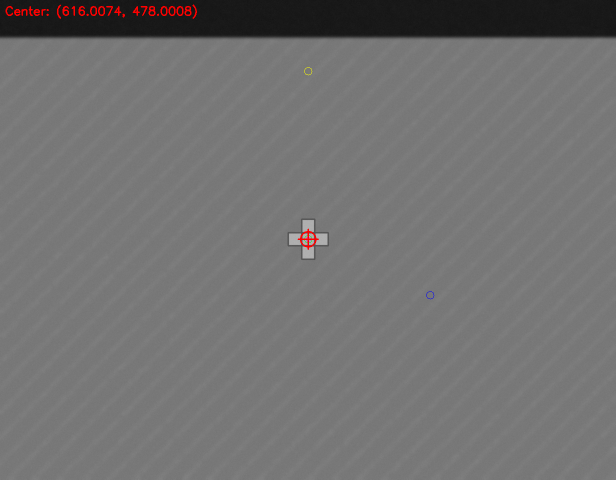
#> input picture cross_center_test_cross.png, 1232 x 959 px (shown at 1/2 size); its folder holds only this picture in this run
$ python find_cross_center.py cross_center_test_cross.png
#> lines starting #> are read from the running program, lines starting #| are printed output that depends on the picture; after the words box and inside, x2 and y2 are one past the last pixel; in counts of white or black regions, pixels touching at a corner belong together
"""
Cross template center detection with subpixel accuracy.

This script finds the center of a cross/plus shaped fiducial marker
in an image using multiple methods for robust subpixel localization.

Usage:
    python3 find_cross_center.py image.png
    python3 find_cross_center.py --test  # Run with synthetic test image
"""

from __future__ import annotations

import argparse
import os
import sys
from typing import Optional, Tuple, List
import numpy as np
import cv2
from scipy import ndimage


def load_image(image_path: str) -> Tuple[np.ndarray, np.ndarray]:
    """Load image and return BGR and grayscale versions."""
    if not os.path.exists(image_path):
        raise FileNotFoundError(f"Image not found: {image_path}")

    bgr = cv2.imread(image_path, cv2.IMREAD_COLOR)
    if bgr is None:
        raise ValueError(f"Could not read image: {image_path}")

    gray = cv2.cvtColor(bgr, cv2.COLOR_BGR2GRAY)
    return bgr, gray


def preprocess_image(gray: np.ndarray, blur_sigma: float = 1.5) -> np.ndarray:
    """Preprocess image with Gaussian blur."""
    if blur_sigma > 0:
        k = int(round(blur_sigma * 6 + 1)) | 1
        gray_smooth = cv2.GaussianBlur(gray, (k, k), blur_sigma)
    else:
        gray_smooth = gray.copy()
    return gray_smooth


def create_cross_template(size: int, arm_width_ratio: float = 0.35,
                          border_width: int = 2, filled: bool = False) -> np.ndarray:
    """Create a synthetic cross/plus template."""
    template = np.zeros((size, size), dtype=np.uint8)
    arm_width = int(size * arm_width_ratio)
    center = size // 2
    half_arm = arm_width // 2

    if filled:
        # Filled cross
        template[:, center - half_arm:center + half_arm + 1] = 255
        template[center - half_arm:center + half_arm + 1, :] = 255
    else:
        # Outline cross
        cv2.rectangle(template,
                     (center - half_arm, 0),
                     (center + half_arm, size - 1),
                     255, border_width)
        cv2.rectangle(template,
                     (0, center - half_arm),
                     (size - 1, center + half_arm),
                     255, border_width)

    return template


def detect_cross_by_template_matching(gray: np.ndarray,
                                       cross_sizes: List[int] = None,
                                       arm_ratios: List[float] = None) -> Optional[Tuple[float, float, float, np.ndarray]]:
    """
    Detect cross using normalized cross-correlation template matching.
    Returns (x, y, best_score, correlation_map) or None if not found.
    """
    if cross_sizes is None:
        cross_sizes = [30, 40, 50, 60, 70, 80, 90, 100, 110, 120, 140]
    if arm_ratios is None:
        arm_ratios = [0.25, 0.30, 0.35, 0.40, 0.45]

    best_result = None
    best_score = -1
    best_corr_map = None
    best_template_size = 0

    for size in cross_sizes:
        for arm_ratio in arm_ratios:
            for filled in [True, False]:
                for border_w in [1, 2, 3]:
                    template = create_cross_template(size, arm_ratio, border_width=border_w, filled=filled)

                    if template.shape[0] > gray.shape[0] or template.shape[1] > gray.shape[1]:
                        continue

                    for templ in [template, 255 - template]:
                        result = cv2.matchTemplate(gray, templ, cv2.TM_CCOEFF_NORMED)
                        _, max_val, _, max_loc = cv2.minMaxLoc(result)

                        if max_val > best_score:
                            best_score = max_val
                            cx = max_loc[0] + template.shape[1] / 2.0
                            cy = max_loc[1] + template.shape[0] / 2.0
                            best_result = (cx, cy, max_val)
                            best_corr_map = result.copy()
                            best_template_size = size

    if best_result is None:
        return None

    return best_result[0], best_result[1], best_result[2], best_corr_map


def detect_cross_by_contour(gray: np.ndarray,
                            min_area: int = 200,
                            max_area_ratio: float = 0.3) -> Optional[Tuple[float, float]]:
    """Detect cross using contour analysis."""
    h, w = gray.shape
    max_area = h * w * max_area_ratio

    methods = []
    binary_adapt = cv2.adaptiveThreshold(gray, 255, cv2.ADAPTIVE_THRESH_GAUSSIAN_C,
                                         cv2.THRESH_BINARY, 51, 5)
    methods.extend([binary_adapt, 255 - binary_adapt])

    _, binary_otsu = cv2.threshold(gray, 0, 255, cv2.THRESH_BINARY + cv2.THRESH_OTSU)
    methods.extend([binary_otsu, 255 - binary_otsu])

    for thresh_val in [80, 100, 120, 140, 160, 180]:
        _, binary_fixed = cv2.threshold(gray, thresh_val, 255, cv2.THRESH_BINARY)
        methods.extend([binary_fixed, 255 - binary_fixed])

    best_cross = None
    best_score = 0

    for bin_img in methods:
        contours, _ = cv2.findContours(bin_img, cv2.RETR_EXTERNAL, cv2.CHAIN_APPROX_SIMPLE)

        for contour in contours:
            area = cv2.contourArea(contour)
            if area < min_area or area > max_area:
                continue

            hull = cv2.convexHull(contour, returnPoints=False)
            if hull is None or len(hull) < 4 or len(contour) < 5:
                continue

            try:
                defects = cv2.convexityDefects(contour, hull)
                if defects is None:
                    continue

                significant_defects = sum(1 for i in range(defects.shape[0]) if defects[i, 0, 3] > 1000)
                hull_area = cv2.contourArea(cv2.convexHull(contour))
                solidity = area / hull_area if hull_area > 0 else 0
                cross_score = significant_defects * (1.0 - abs(solidity - 0.6))

                if cross_score > best_score and significant_defects >= 4:
                    M = cv2.moments(contour)
                    if M["m00"] > 0:
                        best_cross = (M["m10"] / M["m00"], M["m01"] / M["m00"])
                        best_score = cross_score
            except cv2.error:
                continue

    return best_cross


def detect_cross_by_edge_intersection(gray: np.ndarray) -> Optional[Tuple[float, float]]:
    """Detect cross center by finding edge intersections using Hough lines."""
    edges = cv2.Canny(gray, 30, 100)
    kernel = np.ones((3, 3), np.uint8)
    edges_dilated = cv2.dilate(edges, kernel, iterations=1)

    lines = cv2.HoughLinesP(edges_dilated, 1, np.pi/180, threshold=50,
                            minLineLength=30, maxLineGap=10)

    if lines is None or len(lines) < 2:
        return None

    h_lines, v_lines = [], []

    for line in lines:
        x1, y1, x2, y2 = line[0]
        angle = np.arctan2(y2 - y1, x2 - x1) * 180 / np.pi
        length = np.sqrt((x2 - x1)**2 + (y2 - y1)**2)

        if abs(angle) < 20 or abs(angle) > 160:
            h_lines.append((x1, y1, x2, y2, length))
        elif 70 < abs(angle) < 110:
            v_lines.append((x1, y1, x2, y2, length))

    if not h_lines or not v_lines:
        return None

    h_weights = np.array([l[4] for l in h_lines])
    v_weights = np.array([l[4] for l in v_lines])
    h_weights = h_weights / h_weights.sum()
    v_weights = v_weights / v_weights.sum()

    h_y = sum(((y1 + y2) / 2) * w for (x1, y1, x2, y2, _), w in zip(h_lines, h_weights))
    v_x = sum(((x1 + x2) / 2) * w for (x1, y1, x2, y2, _), w in zip(v_lines, v_weights))

    return (v_x, h_y)


def refine_by_symmetry(gray: np.ndarray, cx: float, cy: float,
                       window_size: int = 51, search_range: float = 5.0,
                       step: float = 0.1) -> Tuple[float, float]:
    """Refine center by finding point of maximum rotational symmetry."""
    h, w = gray.shape
    half_win = window_size // 2
    gray_f = gray.astype(np.float64)

    best_x, best_y = cx, cy
    best_symmetry = -float('inf')

    for dx in np.arange(-search_range, search_range + step, step):
        for dy in np.arange(-search_range, search_range + step, step):
            test_x, test_y = cx + dx, cy + dy
            x_start = int(test_x - half_win)
            y_start = int(test_y - half_win)
            x_end = x_start + 2 * half_win + 1
            y_end = y_start + 2 * half_win + 1

            if x_start < 0 or y_start < 0 or x_end > w or y_end > h:
                continue

            roi = gray_f[y_start:y_end, x_start:x_end]
            roi_rot = np.rot90(roi, 2)
            symmetry = -np.sum((roi - roi_rot) ** 2)

            if symmetry > best_symmetry:
                best_symmetry = symmetry
                best_x, best_y = test_x, test_y

    return best_x, best_y


def refine_subpixel_quadratic(corr_map: np.ndarray, peak_x: int, peak_y: int) -> Tuple[float, float]:
    """Refine peak location using 2D quadratic (parabolic) fitting."""
    h, w = corr_map.shape

    if not (1 <= peak_x < w - 1 and 1 <= peak_y < h - 1):
        return float(peak_x), float(peak_y)

    patch = corr_map[peak_y - 1:peak_y + 2, peak_x - 1:peak_x + 2].astype(np.float64)

    denom_x = 2 * patch[1, 1] - patch[1, 0] - patch[1, 2]
    dx = 0.5 * (patch[1, 0] - patch[1, 2]) / denom_x if abs(denom_x) > 1e-10 else 0.0

    denom_y = 2 * patch[1, 1] - patch[0, 1] - patch[2, 1]
    dy = 0.5 * (patch[0, 1] - patch[2, 1]) / denom_y if abs(denom_y) > 1e-10 else 0.0

    return peak_x + np.clip(dx, -0.5, 0.5), peak_y + np.clip(dy, -0.5, 0.5)


def refine_center_by_gradient(gray: np.ndarray, cx: float, cy: float,
                               window_size: int = 31) -> Tuple[float, float]:
    """Refine center using gradient-based centroid method."""
    h, w = gray.shape
    half_win = window_size // 2

    x_start = max(0, int(cx) - half_win)
    x_end = min(w, int(cx) + half_win + 1)
    y_start = max(0, int(cy) - half_win)
    y_end = min(h, int(cy) + half_win + 1)

    roi = gray[y_start:y_end, x_start:x_end].astype(np.float64)
    gy, gx = np.gradient(roi)
    mag = np.sqrt(gx**2 + gy**2)

    yy, xx = np.mgrid[0:roi.shape[0], 0:roi.shape[1]]
    total_weight = np.sum(mag) + 1e-10

    return x_start + np.sum(xx * mag) / total_weight, y_start + np.sum(yy * mag) / total_weight


def detect_cross_center(image_path: str, visualize: bool = True,
                        output_path: Optional[str] = None) -> Tuple[float, float]:
    """
    Main function to detect cross center with subpixel accuracy.

    Uses multiple detection and refinement methods:
    1. Template matching with synthetic crosses
    2. Contour analysis
    3. Edge-based line detection
    4. Subpixel refinement using symmetry and quadratic fitting
    """
    bgr, gray = load_image(image_path)
    gray_smooth = preprocess_image(gray, blur_sigma=1.0)

    print(f"Image size: {gray.shape[1]} x {gray.shape[0]} pixels")
    print("=" * 60)

    results = []
    corr_map = None

    # Method 1: Template matching
    print("\n[Method 1] Template matching...")
    template_result = detect_cross_by_template_matching(gray_smooth)
    if template_result is not None:
        cx, cy, score, corr_map = template_result
        print(f"  Detection: ({cx:.2f}, {cy:.2f}), correlation: {score:.4f}")
        results.append((cx, cy, score, "template"))
    else:
        print("  No cross found")

    # Method 2: Contour-based
    print("\n[Method 2] Contour analysis...")
    contour_result = detect_cross_by_contour(gray_smooth)
    if contour_result is not None:
        cx, cy = contour_result
        print(f"  Detection: ({cx:.2f}, {cy:.2f})")
        results.append((cx, cy, 0.5, "contour"))
    else:
        print("  No cross found")

    # Method 3: Edge intersection
    print("\n[Method 3] Edge intersection...")
    edge_result = detect_cross_by_edge_intersection(gray_smooth)
    if edge_result is not None:
        cx, cy = edge_result
        print(f"  Detection: ({cx:.2f}, {cy:.2f})")
        results.append((cx, cy, 0.3, "edge"))
    else:
        print("  No cross found")

    if not results:
        raise ValueError("Could not detect cross in the image")

    results.sort(key=lambda x: x[2], reverse=True)
    best_cx, best_cy, best_score, best_method = results[0]
    print(f"\nBest initial: ({best_cx:.2f}, {best_cy:.2f}) via {best_method}")

    # Subpixel refinement
    print("\n" + "=" * 60)
    print("SUBPIXEL REFINEMENT")
    print("=" * 60)

    refinements = []

    if corr_map is not None:
        _, _, _, max_loc = cv2.minMaxLoc(corr_map)
        template_size = gray.shape[0] - corr_map.shape[0] + 1
        ref_x, ref_y = refine_subpixel_quadratic(corr_map, max_loc[0], max_loc[1])
        ref_x += template_size / 2.0
        ref_y += template_size / 2.0
        print(f"\n[A] Quadratic fit: ({ref_x:.6f}, {ref_y:.6f})")
        refinements.append((ref_x, ref_y, "quadratic"))

    ref_x_sym, ref_y_sym = refine_by_symmetry(gray_smooth, best_cx, best_cy,
                                               window_size=61, search_range=3.0, step=0.05)
    print(f"[B] Symmetry: ({ref_x_sym:.6f}, {ref_y_sym:.6f})")
    refinements.append((ref_x_sym, ref_y_sym, "symmetry"))

    ref_x_grad, ref_y_grad = refine_center_by_gradient(gray_smooth, best_cx, best_cy, window_size=41)
    print(f"[C] Gradient: ({ref_x_grad:.6f}, {ref_y_grad:.6f})")
    refinements.append((ref_x_grad, ref_y_grad, "gradient"))

    # Weighted combination
    weights = {"quadratic": 2.0, "symmetry": 1.5, "gradient": 1.0}
    total_weight = sum(weights[m] for _, _, m in refinements)
    final_x = sum(x * weights[m] for x, _, m in refinements) / total_weight
    final_y = sum(y * weights[m] for _, y, m in refinements) / total_weight

    print("\n" + "=" * 60)
    print(f"FINAL CENTER (SUBPIXEL): ({final_x:.6f}, {final_y:.6f})")
    print("=" * 60)

    if visualize:
        vis = bgr.copy()
        colors = {"template": (0, 255, 0), "contour": (255, 0, 0), "edge": (0, 255, 255)}

        for cx, cy, _, method in results:
            cv2.circle(vis, (int(round(cx)), int(round(cy))), 8, colors.get(method, (128, 128, 128)), 1)

        for rx, ry, _ in refinements:
            cv2.circle(vis, (int(round(rx)), int(round(ry))), 5, (255, 0, 255), 1)

        final_ix, final_iy = int(round(final_x)), int(round(final_y))
        cv2.drawMarker(vis, (final_ix, final_iy), (0, 0, 255), cv2.MARKER_CROSS, 40, 2)
        cv2.circle(vis, (final_ix, final_iy), 15, (0, 0, 255), 2)

        cv2.putText(vis, f"Center: ({final_x:.4f}, {final_y:.4f})",
                    (10, 30), cv2.FONT_HERSHEY_SIMPLEX, 0.8, (0, 0, 255), 2)

        if output_path is None:
            stem = os.path.splitext(os.path.basename(image_path))[0]
            output_path = f"cross_center_{stem}.png"

        cv2.imwrite(output_path, vis)
        print(f"\nVisualization saved to: {output_path}")

    return final_x, final_y


# [42 lines left out: function create_test_image, not called in this run]


def main():
    parser = argparse.ArgumentParser(description="Detect cross template center with subpixel accuracy")
    parser.add_argument("image", nargs="?", default=None, help="Path to input image")
    parser.add_argument("--output", "-o", default=None, help="Output visualization path")
    parser.add_argument("--no-visualize", action="store_true", help="Disable visualization")
    parser.add_argument("--test", action="store_true", help="Run test with synthetic image")

    args = parser.parse_args()

    try:
        if args.test or args.image is None:
            print("Running test with synthetic cross image...\n")
            test_path, true_cx, true_cy = create_test_image()

            print()
            detected_cx, detected_cy = detect_cross_center(
                test_path, visualize=not args.no_visualize, output_path=args.output)

            error_x = detected_cx - true_cx
            error_y = detected_cy - true_cy
            error_dist = np.sqrt(error_x**2 + error_y**2)

            print(f"\n{'='*60}")
            print("TEST RESULTS")
            print(f"{'='*60}")
            print(f"True center:     ({true_cx:.4f}, {true_cy:.4f})")
            print(f"Detected:        ({detected_cx:.4f}, {detected_cy:.4f})")
            print(f"Error:           ({error_x:.4f}, {error_y:.4f})")
            print(f"Distance error:  {error_dist:.4f} pixels")
            print(f"{'='*60}")
        else:
            detect_cross_center(args.image, visualize=not args.no_visualize, output_path=args.output)
#> in load_image, bgr is the input picture: shape (959, 1232, 3); mean B, G, R 113.1, 113.1, 113.7
#| Image size: 1232 x 959 pixels
#> after the loop in detect_cross_by_template_matching, `for size in cross_sizes:`:
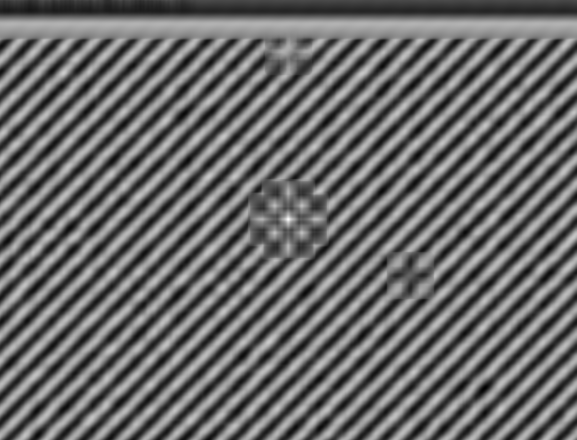
#> best_corr_map: shape (880, 1153) float32 (shown at 1/2 size); min -0.421, max 0.59, mean 0.00244; drawn with min black and max white
#> after the loop in detect_cross_by_template_matching, `for size in cross_sizes:`:
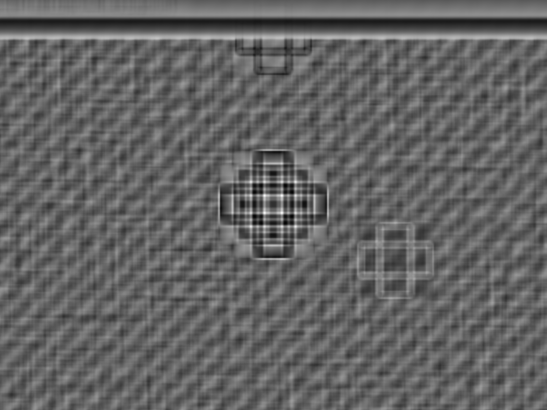
#> result: shape (820, 1093) float32 (shown at 1/2 size); min -0.126, max 0.196, mean 0.000315; drawn with min black and max white
#> after the loop in detect_cross_by_template_matching, `for size in cross_sizes:`: best_result = (616, 478, 0.59); best_score = 0.59; best_template_size = 80; cx = 616; cy = 478
#> in detect_cross_center, `cx, cy, score, corr_map = template_result`: cx = 616; cy = 478; score = 0.59
#|   Detection: (616.00, 478.00), correlation: 0.5900
#> in detect_cross_by_contour, `binary_adapt = cv2.adaptiveThreshold(gray, 255, cv2.ADAPTIVE_THRESH_GA..`:
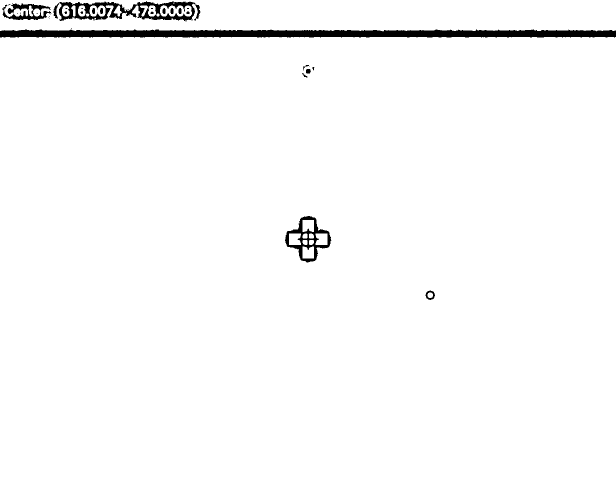
#> binary_adapt: shape (959, 1232) (shown at 1/2 size); 97.8% white; 37 black regions (20 under 20 px), largest, box (x1, y1, x2, y2) and area: (0, 59, 1232, 75) 16623, (118, 2, 400, 42) 4823, (570, 432, 663, 525) 2573
#> in detect_cross_by_contour, `_, binary_otsu = cv2.threshold(gray, 0, 255, cv2.THRESH_BINARY + cv2.T..`:
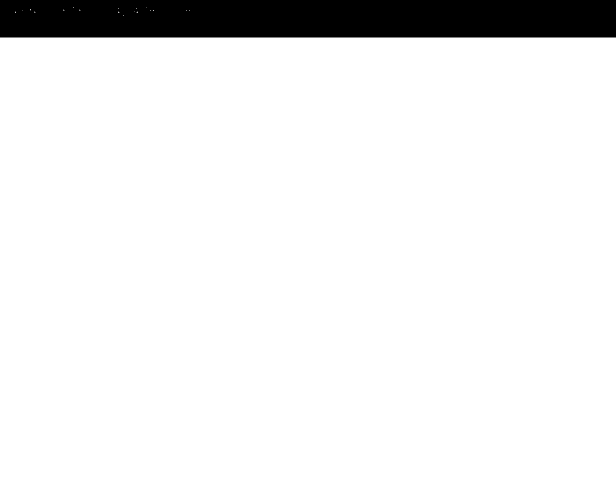
#> binary_otsu: shape (959, 1232) (shown at 1/2 size); 92.2% white; 1 black region, box (x1, y1, x2, y2) and area: (0, 0, 1232, 75) 92350
#> the loop in detect_cross_by_contour, `for thresh_val in [80, 100, 120, 140, 160, 180]:` made 6 passes
#> pass 1, in detect_cross_by_contour, `_, binary_fixed = cv2.threshold(gray, thresh_val, 255, cv2.THRESH_BINA..`:
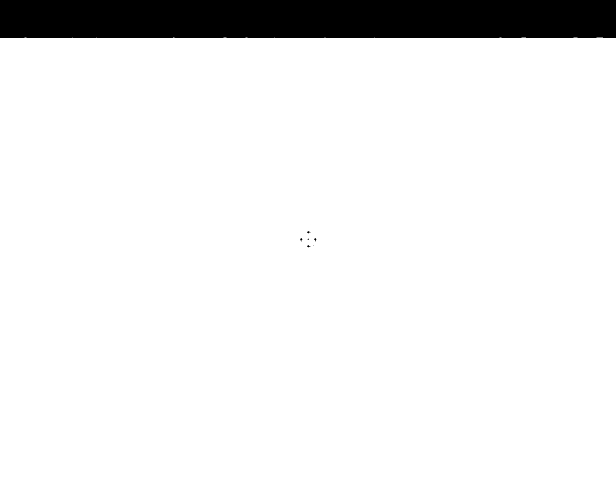
#> binary_fixed: shape (959, 1232) (shown at 1/2 size); 92.1% white; 7 black regions (6 under 20 px), largest, box (x1, y1, x2, y2) and area: (0, 0, 1232, 76) 93575
#> pass 2, in detect_cross_by_contour, `_, binary_fixed = cv2.threshold(gray, thresh_val, 255, cv2.THRESH_BINA..`:
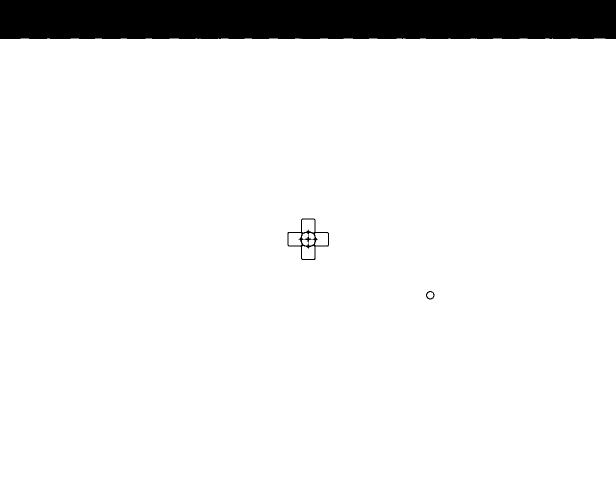
#> binary_fixed: shape (959, 1232) (shown at 1/2 size); 91.8% white; 3 black regions, box (x1, y1, x2, y2) and area: (0, 0, 1232, 78) 95752, (575, 437, 658, 520) 1052, (852, 582, 869, 599) 101
#> pass 3, in detect_cross_by_contour, `_, binary_fixed = cv2.threshold(gray, thresh_val, 255, cv2.THRESH_BINA..`:
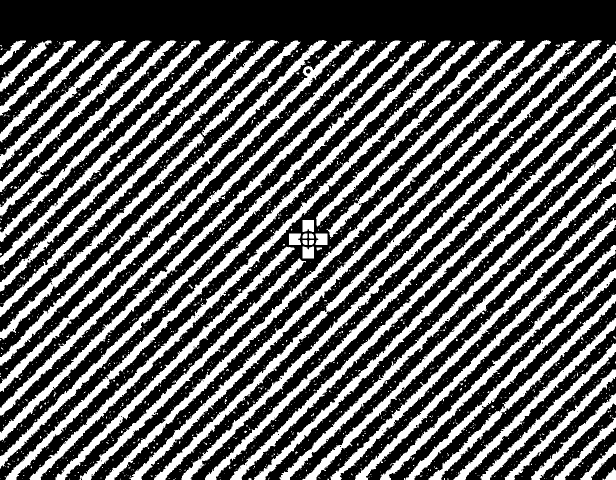
#> binary_fixed: shape (959, 1232) (shown at 1/2 size); 37.3% white; 3457 white regions (3390 under 20 px), largest, box (x1, y1, x2, y2) and area: (258, 81, 1153, 959) 17556, (308, 80, 1203, 959) 17419, (9, 81, 902, 959) 17369
#> after the loop in detect_cross_by_contour, `for thresh_val in [80, 100, 120, 140, 160, 180]:`: methods = 16 items
#> the loop in detect_cross_by_contour, `for bin_img in methods:` made 16 passes
#> contours on passes 4, 12, 14, 16: [[[0, 0], [0, 74], [1231, 74], [1231, 0]]], [[[0, 0], [0, 958], [1231, 958], [1231, 0]]], [[[0, 0], [0, 958], [1231, 958], [1231, 0]]], [[[0, 0], [0, 958], [1231, 958], [1231, 0]]]
#> (the rest of the program and of its run is left out)
